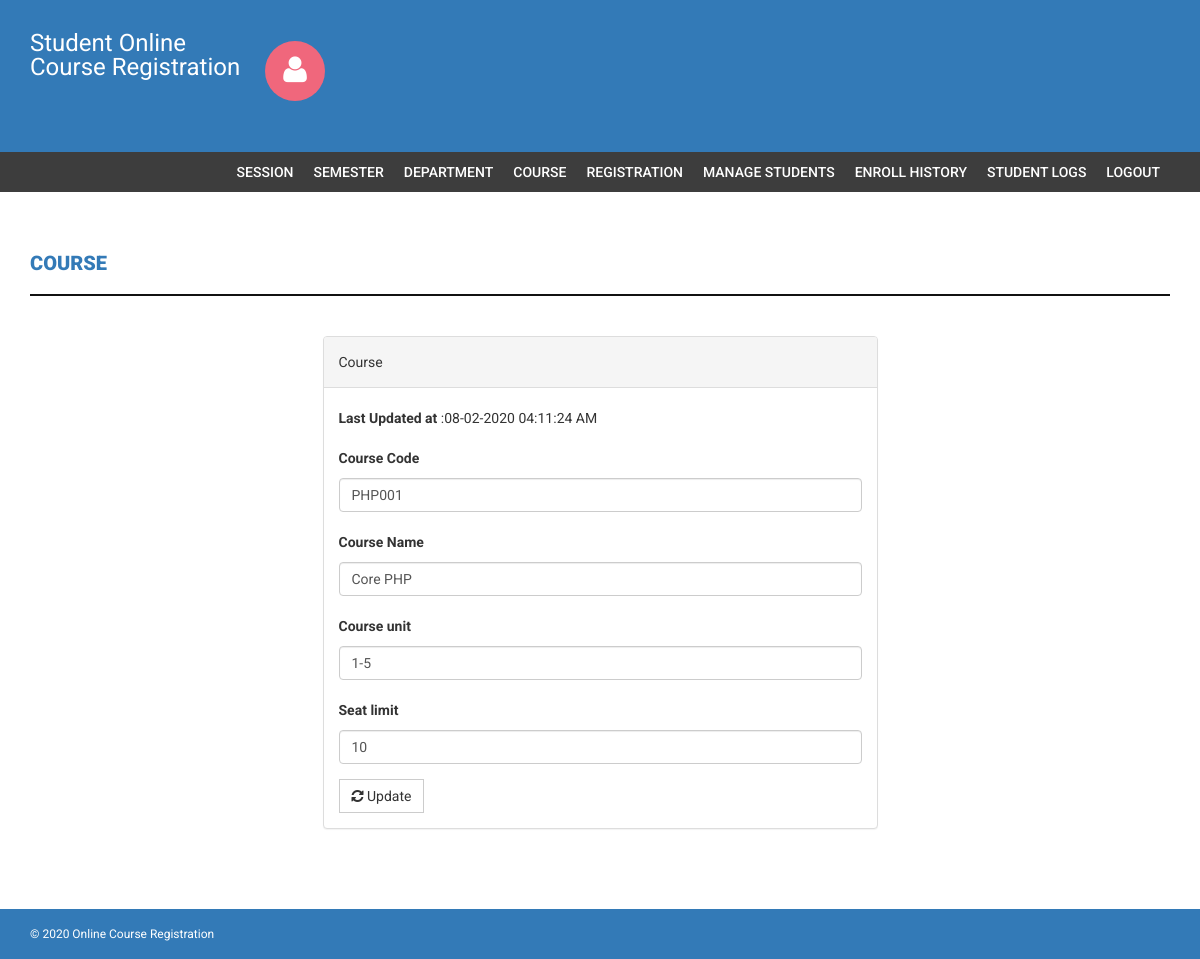
Screenshot of /admin/edit-course.php?id=1 (signed in) with the database file from the repository.
### tables this page shows
CREATE TABLE `course` (
  `id` int(11) NOT NULL,
  `courseCode` varchar(255) NOT NULL,
  `courseName` varchar(255) NOT NULL,
  `courseUnit` varchar(255) NOT NULL,
  `noofSeats` int(11) NOT NULL,
  `creationDate` timestamp NOT NULL DEFAULT CURRENT_TIMESTAMP,
  `updationDate` varchar(255) NOT NULL
);

### admin/edit-course.php (the view, shortened to what this page needs)
<?php
if(strlen($_SESSION['alogin'])==0) {
header('location:index.php');
}else{
$id = intval($_GET['id']);
?>
<!DOCTYPE html>
<html xmlns="http://www.w3.org/1999/xhtml">
<head>
    <link href="assets/css/bootstrap.css" rel="stylesheet" />
    <link href="assets/css/font-awesome.css" rel="stylesheet" />
    <link href="assets/css/style.css" rel="stylesheet" />
</head>
<body>
<?php include('includes/header.php');?>
<?php if($_SESSION['alogin']!="")
{
 include('includes/menubar.php');
}
 ?>
    <div class="content-wrapper">
        <div class="container">
              <div class="row">
                    <div class="col-md-12">
                        <h1 class="page-head-line">Course  </h1>
                    </div>
                </div>
                <div class="row" >
                  <div class="col-md-3"></div>
                    <div class="col-md-6">
                        <div class="panel panel-default">
                        <div class="panel-heading">
                           Course
                        </div>
                        <div class="panel-body">
                       <form name="dept" method="post">
                    <?php
                    $sql = mysqli_query($con,"SELECT * FROM course WHERE id='$id'");
                    while($row = mysqli_fetch_array($sql))
                    {
                    ?>
<p><b>Last Updated at</b> :<?php echo htmlentities($row['updationDate']);?></p>
   <div class="form-group">
    <label for="coursecode">Course Code  </label>
    <input type="text" class="form-control" id="coursecode" name="coursecode" placeholder="Course Code" value="<?php echo htmlentities($row['courseCode']);?>" required />
  </div>
 <div class="form-group">
    <label for="coursename">Course Name  </label>
    <input type="text" class="form-control" id="coursename" name="coursename" placeholder="Course Name" value="<?php echo htmlentities($row['courseName']);?>" required />
  </div>
<div class="form-group">
    <label for="courseunit">Course unit  </label>
    <input type="text" class="form-control" id="courseunit" name="courseunit" placeholder="Course Unit" value="<?php echo htmlentities($row['courseUnit']);?>" required />
  </div>
<div class="form-group">
    <label for="seatlimit">Seat limit  </label>
    <input type="text" class="form-control" id="seatlimit" name="seatlimit" placeholder="Seat limit" value="<?php echo htmlentities($row['noofSeats']);?>" required />
  </div>
<?php } ?>
 <button type="submit" name="submit" class="btn btn-default"><i class=" fa fa-refresh "></i> Update</button>
</form>
                            </div>
                            </div>
                    </div>
                </div>
            </div>
        </div>
  <?php include('includes/footer.php');?>
</body>
</html>
<?php } ?>

### admin/assets/css/style.css (style rules this page uses)
body { font-family: 'Roboto', sans-serif; line-height: 30px; }
.content-wrapper { margin-top: 40px; min-height: 600px; padding-bottom: 60px; }
.page-head-line { font-weight: 900; padding-bottom: 20px; border-bottom: 2px solid #111; text-transform: uppercase; color: #337ab7; font-size: 20px; margin-bottom: 40px; }
.btn { border-radius: 0px; -webkit-border-radius: 0px; -moz-border-radius: 0px; }

### rows the page displays
course: updationDate "08-02-2020 04:11:24 AM", coursecode "PHP001", coursename "Core PHP", courseunit "1-5", seatlimit "10"
